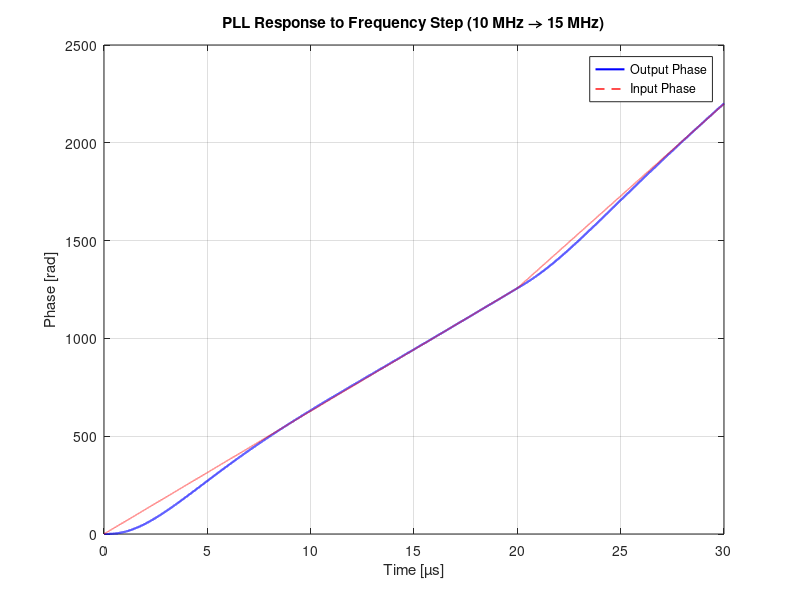

Write the MATLAB code that produced this figure.
clc; clear; close all;


N = 5;
A0 = 1;
KVCO = 10e6;
I = 1e-3;
Kphase = I / (2 * pi);

zeta = 0.707;
f_bw = 150e3;
omega_bw = 2*pi*f_bw;
omega_n = omega_bw / sqrt(1 + 2*zeta^2 + sqrt(4*zeta^4 + 4*zeta^2 + 2));


% Definição dos parâmetros do PLL
C1 = (Kphase * KVCO) / (N * omega_n^2);
C2 = C1 / 10;
R1 = (zeta * 4 * pi * N * omega_n) / (I * KVCO);


% Exibir os valores calculados
fprintf('C1: %.3g F\n', C1);
fprintf('C2: %.3g F\n', C2);
fprintf('R1: %.3g R\n', R1);







% Frequência absoluta para análise de resposta em frequência
omega_n_meas = sqrt(KVCO * Kphase / (N * (C1 + C2)));
zeta_meas = (C1 * R1 / 2) * sqrt(KVCO * Kphase / (N * (C1 + C2)));


t_m = 1/(omega_n_meas*sqrt(1 - zeta_meas^2)) * atan(sqrt(1 - zeta_meas^2)/zeta_meas);
fprintf('t_m = %.4e s\n', t_m);

theta_e_m_n = sin(omega_n_meas * sqrt(1 - zeta_meas^2) * t_m) / sqrt(1 - zeta_meas^2) * exp(-zeta_meas * omega_n_meas * t_m);
fprintf('theta_e_m_n = %.4e rad\n', theta_e_m_n);

theta_e_m = 2 * pi;

step_m_ang = theta_e_m * omega_n_meas / theta_e_m_n;
fprintf('step_m_ang = %.4e rad/s\n', step_m_ang);

step_m_lin = step_m_ang / (2*pi);
fprintf('step_m_lin = %.4e Hz\n', step_m_lin);

t_s = log(0.01 * sqrt(1 - zeta_meas^2)) / (-zeta_meas * omega_n_meas);
fprintf('t_s = %.4e s\n', t_s);






% Definição da variável Laplace
s = tf('s');
Fnum = s * C1 * R1 + 1;
Fden = s^2 * C1 * C2 * R1 + s * (C1+ C2);
F = Fnum / Fden;
K = A0 * Kphase * KVCO / N;
G = K * F / s;
Hnum = G;
Hden = 1 + G;
H = Hnum / Hden;








% Parâmetros
f1 = 10e6; % frequência inicial [Hz]
f2 = 15e6; % frequência final [Hz]
t_step = 20e-6; % instante da mudança [s]
t_final = 30e-6; % tempo total de simulação
dt = 1e-9; % passo de tempo
t = 0:dt:t_final;

% Frequência em rad/s
w1 = 2*pi*f1;
w2 = 2*pi*f2;

% Geração da entrada: fase integrando frequência
theta_R = zeros(size(t));
for i = 2:length(t)
    if t(i) < t_step
        theta_R(i) = theta_R(i-1) + w1 * dt;
    else
        theta_R(i) = theta_R(i-1) + w2 * dt;
    end
end

% Simulação
[y, t_out] = lsim(H, theta_R, t);

% Plotagem
plot(t_out*1e6, y, 'b', 'LineWidth', 1.5); hold on;
plot(t_out*1e6, theta_R, 'r--', 'LineWidth', 1);
xlabel('Time [µs]');
ylabel('Phase [rad]');
legend('Output Phase', 'Input Phase');
title('PLL Response to Frequency Step (10 MHz → 15 MHz)');
grid on;










% omega = logspace(log10(0.1 * omega_n_meas), log10(100 * omega_n_meas), 1000);
% 
% % Plotando resposta em frequência (Bode Plot)
% figure;
% bode(H, omega);
% grid on;
% title('Resposta em frequência do PLL closed-loop');
% xlabel('Frequência (Hz)');
% 
% % Plotando resposta em frequência (Bode Plot)
% figure;
% bode(G, omega);
% grid on;
% title('Resposta em frequência do PLL open-loop');
% xlabel('Frequência (Hz)');
% 
% % Plotando resposta ao impulso
% figure;
% impulse(H);
% grid on;
% title('Resposta ao Impulso');
% 
% % Plotando resposta ao degrau
% figure;
% step(H);
% grid on;
% title('Resposta ao Degrau');
% 
% % Plotando polos e zeros da malha aberta (G)
% figure;
% pzmap(G);
% grid on;
% title('Polos e Zeros da Malha Aberta (G)');
% 
% % Plotando polos e zeros da malha fechada (H)
% figure;
% pzmap(H);
% grid on;
% title('Polos e Zeros da Malha Fechada (H)');
